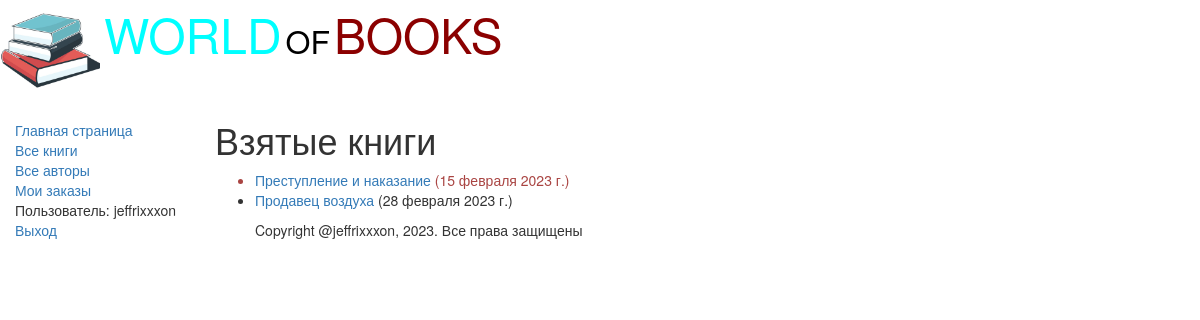
/mybooks/ (signed in), run on the app's committed database.
### catalog/models.py (models this page shows, shortened)
class BookInstance(models.Model):
    book = models.ForeignKey('Book', on_delete=models.CASCADE, null=True)
    inv_nom = models.CharField(max_length=20, null=True,
                               help_text='Введите инвентарный номер экземпляра',
                               verbose_name='Инвентарный номер')
    imprint = models.CharField(max_length=200,
                               help_text='Введите издательство и год выпуска',
                               verbose_name='Издательство')
    status = models.ForeignKey('Status', on_delete=models.CASCADE, null=True,
                               help_text='Изменить состояние экземпляра',
                               verbose_name='Статус экземпляра книги')
    due_back = models.DateField(null=True, blank=True,
                                help_text='Введите конец срока статуса',
                                verbose_name='Дата окончания статуса')
    borrower = models.ForeignKey(User, on_delete=models.SET_NULL,
                                 null=True, blank=True,
                                 verbose_name="Заказчик",
                                 help_text="Выберите заказчика книги")
    @property
    def is_overdue(self):
        if self.due_back and date.today() > self.due_back:
            return True
        return False

class Book(models.Model):
    title = models.CharField(max_length=200,
                             help_text='Введите название книги',
                             verbose_name='Название книги')
    genre = models.ForeignKey('Genre',
                              on_delete=models.CASCADE,
                              help_text='Выберите жанр для книги',
                              verbose_name='Жанр книги', null=True)
    language = models.ForeignKey('Language',
                                 on_delete=models.CASCADE,
                                 help_text='Выберите язык книги',
                                 verbose_name='Язык книги', null=True)
    author = models.ManyToManyField('Author',
                                    help_text='Выберите автора книги',
                                    verbose_name='Автор книги')
    summary = models.TextField(max_length=1000,
                               help_text='Введите краткое описание книги',
                               verbose_name='Аннотация книги')
    isbn = models.CharField(max_length=13,
                            help_text='Должно содержать 13 символов',
                            verbose_name='ISBN книги')
    def display_author(self):
        return ', '.join([author.last_name for author in self.author.all()])
    display_author.short_description = 'Авторы'

### catalog/views.py (the view)
# urls.py: re_path(r'^mybooks/$', views.LoanedBooksByUserListView.as_view(), name='myborrowed')
class LoanedBooksByUserListView(LoginRequiredMixin, generic.ListView):
    model = BookInstance
    template_name = 'catalog/bookinstance_list_borrowed_user.html'
    paginate_by = 10
    def get_queryset(self):
        return BookInstance.objects.filter(borrower=self.request.user).filter(status__exact='2').order_by('due_back')

### catalog/templates/catalog/bookinstance_list_borrowed_user.html
{% extends 'base_generic.html' %}
{% block content %}
    <h1>Взятые книги</h1>
    {% if bookinstance_list %}
    <ul>
        {% for bookinst in bookinstance_list %}
        <li class="{% if bookinst.is_overdue %}text-danger{% endif %}">
            <a href="{% url 'book-detail' bookinst.book.pk %}">
                                    {{bookinst.book.title}}</a>
                                ({{bookinst.due_back}})
        </li>
        {% endfor %}
    </ul>
    {% else %}
        <p>Нет книг со статусом "В ЗАКАЗЕ"</p>
    {% endif %}
{% endblock %}

### catalog/templates/base_generic.html (shortened to what this page needs)
<!DOCTYPE html>
<html lang="en">
<head>
    <link rel="stylesheet"
        href="https://maxcdn.bootstrapcdn.com/bootstrap/3.3.7/css/bootstrap.min.css">
    {% load static %}
    <link rel="stylesheet" href="{% static 'css/styles.css' %}">
    {% block head %}
        <img src="{% static 'images/logotip.jpeg' %}"
        style="width:100px;height:100px;" align="absmiddle">
        <font size=7, color="#00ffff">WORLD</font>
        <font size=6, color="black">OF</font>
        <font size=7, color=#8b0000>BOOKS</font>
    {% endblock %}
</head>
<body>
    <div class="container-fluid">
        <div class="row">
            <div class="col-sm-2">
            {% block sidebar %}
            <ul class="sidebar-nav">
                <li><a href="{% url 'index' %}">Главная страница</a></li>
                <li><a href="{% url 'books' %}">Все книги</a></li>
                <li><a href="{% url 'authors'%}">Все авторы</a></li>
            {% if user.is_authenticated %}
                <li><a href="{% url 'myborrowed' %}">Мои заказы</a></li>
                <li>Пользователь: {{ user.get_username }}</li>
                <li><a href="{% url 'logout' %}?next={{request.path}}">Выход</a></li>
            {% else %}
                <li><a href="{% url 'login' %}?next={{request.path}}">Вход</a></li>
            {% endif %}
            </ul>
            {% endblock %}
            </div>
            <div class="col-sm-10">
                {% block content %} {% endblock %}
            {% block footer %}
                <ul class="footer">
                {% block copyright %}
            <p>Copyright @jeffrixxxon, 2023. Все права защищены</p>
                </ul>
                {% endblock %}
            {% endblock %}
            </div>
        </div>
    </div>
</body>
</html>

### catalog/static/css/styles.css (style rules this page uses)
.sidebar-nav { margin-top: 20px; padding: 0; list-style: None; }

### data on the page
BookInstance: book "Преступление и наказание", due_back "15 февраля 2023 г."
BookInstance: book "Продавец воздуха", due_back "28 февраля 2023 г."

### other printed values
{{ user.get_username }} "jeffrixxxon"
